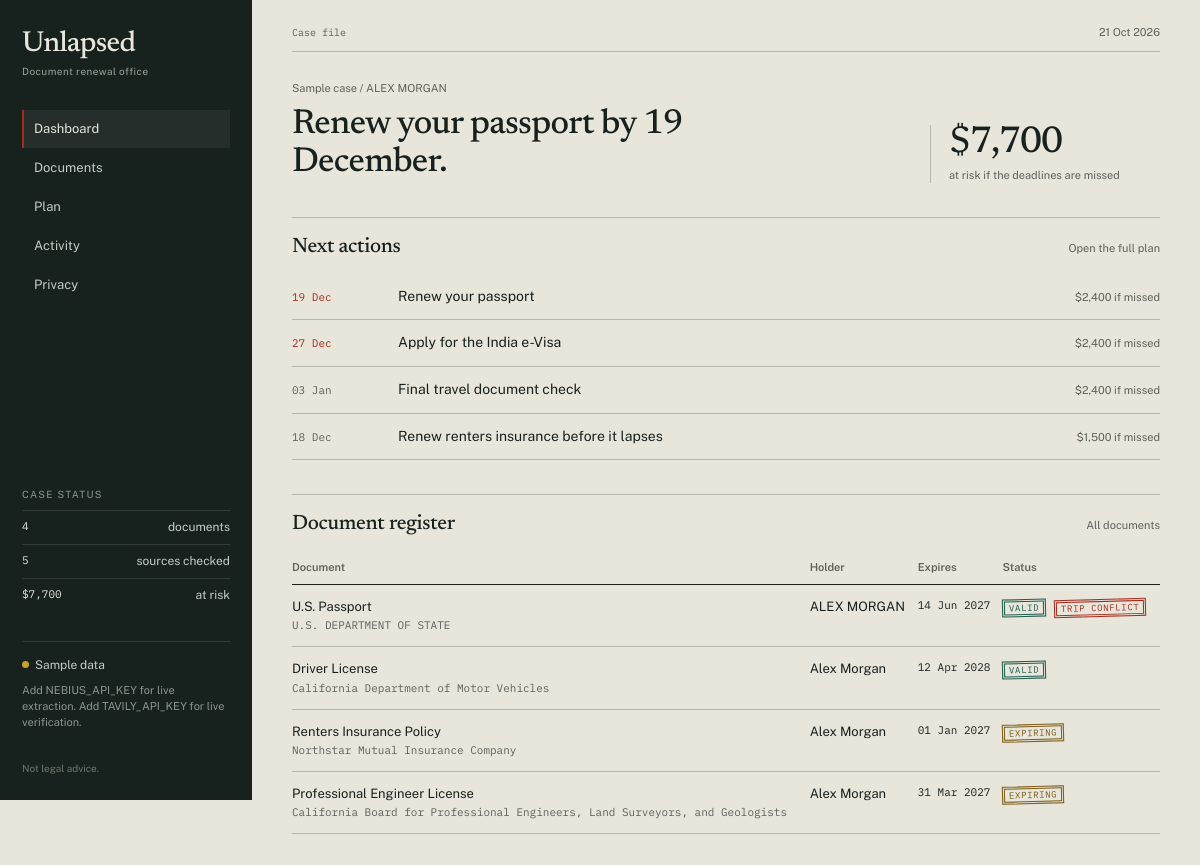
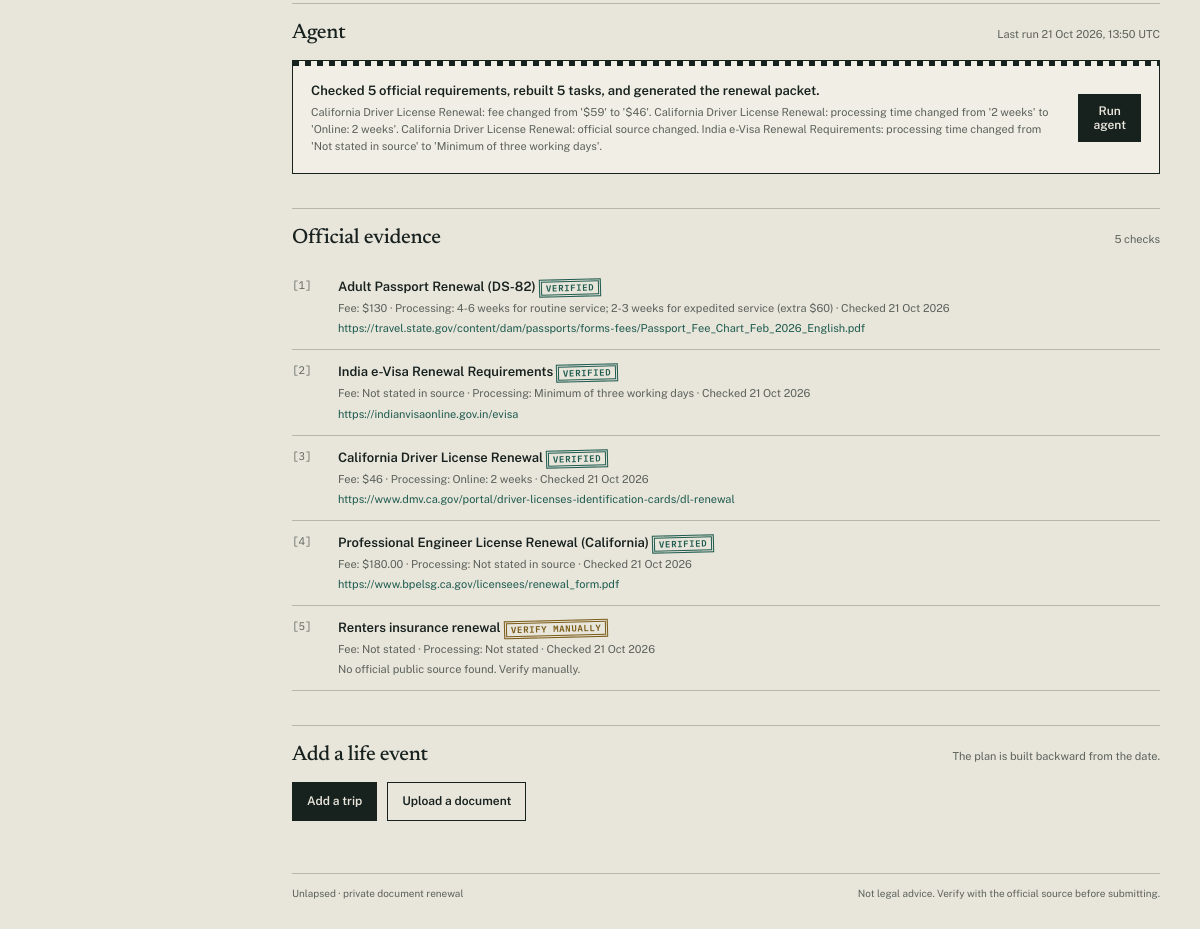
The page / on the database its author committed (2 pictures, top to bottom).
### app/models.py (models this page shows, shortened)
class Plan(SQLModel, table=True):
    __tablename__ = "plans"
    id: int | None = Field(default=None, primary_key=True)
    user_id: str = Field(index=True)
    event_id: int | None = Field(default=None, foreign_key="events.id")
    title: str
    summary: str = ""
    status: str = "active"
    risk_total_cents: int = 0
    created_at: datetime = Field(default_factory=utcnow)
    updated_at: datetime = Field(default_factory=utcnow)

class Document(SQLModel, table=True):
    __tablename__ = "documents"
    id: int | None = Field(default=None, primary_key=True)
    user_id: str = Field(index=True)
    doc_type: str = Field(index=True)
    title: str
    issuer: str = ""
    holder_name: str = ""
    document_number_last4: str = ""
    issue_date: date | None = None
    expiry_date: date | None = None
    renewal_window_days: int = 180
    constraints_json: str = "{}"
    source_filename: str = ""
    extraction_confidence: float = 0.0
    extraction_mode: str = "live"
    status: str = "valid"
    created_at: datetime = Field(default_factory=utcnow)
    updated_at: datetime = Field(default_factory=utcnow)

class PlanTask(SQLModel, table=True):
    __tablename__ = "plan_tasks"
    id: int | None = Field(default=None, primary_key=True)
    plan_id: int = Field(index=True, foreign_key="plans.id")
    document_id: int | None = Field(default=None, foreign_key="documents.id")
    title: str
    description: str = ""
    phase: str = ""
    start_date: date | None = None
    due_date: date | None = None
    depends_on_json: str = "[]"
    blocking: bool = True
    cost_of_missing_cents: int = 0
    priority: str = "medium"
    status: str = "todo"
    evidence_url: str = ""
    sort_order: int = 0

class AgentRun(SQLModel, table=True):
    __tablename__ = "agent_runs"
    id: int | None = Field(default=None, primary_key=True)
    user_id: str = Field(index=True)
    run_type: str = "manual"
    status: str = "running"
    started_at: datetime = Field(default_factory=utcnow)
    finished_at: datetime | None = None
    summary: str = ""
    changes_json: str = "[]"
    model: str = ""
    trace_url: str = ""

class Requirement(SQLModel, table=True):
    __tablename__ = "requirements"
    id: int | None = Field(default=None, primary_key=True)
    doc_type: str = Field(index=True)
    jurisdiction: str = "US"
    title: str
    fee: str = ""
    processing_time: str = ""
    required_documents_json: str = "[]"
    steps_json: str = "[]"
    official_url: str = ""
    source_title: str = ""
    source_excerpt: str = ""
    checked_at: datetime = Field(default_factory=utcnow)
    confidence: float = 0.0
    status: str = "verified"
    provider: str = "tavily"

### app/main.py (the view)
@app.get("/")
def dashboard(request: Request, session: Session = Depends(get_session)):
    user_id = get_settings().demo_user_email
    tasks = []
    if plan := get_active_plan(session, user_id):
        tasks = session.exec(
            select(PlanTask)
            .where(PlanTask.plan_id == plan.id)
            .order_by(PlanTask.due_date, PlanTask.sort_order)
        ).all()
    next_tasks = sorted(
        [task for task in tasks if task.status != "done"],
        key=lambda task: (not task.blocking, task.due_date or date.max, task.sort_order),
    )[:4]
    conflict_doc_ids = {
        task.document_id
        for task in tasks
        if task.document_id is not None and task.blocking
    }
    headline = "Add a trip to see what needs renewing first."
    if plan:
        critical = next(
            (task for task in next_tasks if task.priority == "critical" and task.due_date),
            None,
        )
        if critical:
            headline = f"{critical.title} by {critical.due_date.strftime('%d %B')}."
        else:
            headline = plan.summary.split(".")[0] + "."
    return templates.TemplateResponse(
        request=request,
        name="dashboard.html",
        context=_context(
            request,
            session,
            tasks=tasks,
            next_tasks=next_tasks,
            headline=headline,
            conflict_doc_ids=conflict_doc_ids,
        ),
    )

### app/templates/dashboard.html (shortened to what this page needs)
{% extends "base.html" %}
{% block content %}
<section class="docket">
  <div>
    <div class="docket-kicker">Sample case / {{ holder_name }}</div>
    <div class="docket-statement">{{ headline }}</div>
  </div>
  <div class="docket-side">
    <div class="risk-number">{% if plan %}{{ plan.risk_total_cents|usd }}{% else %}$0{% endif %}</div>
    <div class="risk-label">at risk if the deadlines are missed</div>
  </div>
</section>
<section class="section">
  <div class="section-head">
    <h2 class="section-title">Next actions</h2>
    {% if plan %}<a class="section-note" href="/plans/{{ plan.id }}">Open the full plan</a>{% endif %}
  </div>
  <div class="actions">
    {% for task in next_tasks %}
    <a class="action {% if task.priority == 'critical' %}critical{% endif %}" href="/plans/{{ plan.id }}">
      <span class="action-date">{{ task.due_date|datefmt("%d %b") }}</span>
      <span class="action-title">{{ task.title }}</span>
      <span class="action-meta">{{ task.cost_of_missing_cents|usd }} if missed</span>
    </a>
    {% endfor %}
  </div>
</section>
<section class="section">
  <div class="section-head">
    <h2 class="section-title">Document register</h2>
    <a class="section-note" href="/documents">All documents</a>
  </div>
  {% if documents %}
  <table class="ledger">
    <thead>
      <tr>
        <th>Document</th>
        <th>Holder</th>
        <th>Expires</th>
        <th>Status</th>
      </tr>
    </thead>
    <tbody>
      {% for doc in documents %}
      <tr>
        <td>
          <a href="/documents/{{ doc.id }}">{{ doc.title }}</a>
          <div class="mono muted">{{ doc.issuer }}</div>
        </td>
        <td>{{ doc.holder_name }}</td>
        <td class="mono">{{ doc.expiry_date|datefmt }}</td>
        <td>
          <span class="stamp {{ doc.status_label|status_class }}">{{ doc.status_label }}</span>
          {% if doc.id in conflict_doc_ids %}
          <span class="stamp status-alert">trip conflict</span>
          {% endif %}
        </td>
      </tr>
      {% endfor %}
    </tbody>
  </table>
  {% else %}
  <div class="empty">No documents yet. <a href="/documents">Upload a text PDF</a>.</div>
  {% endif %}
</section>
<section class="section">
  <div class="section-head">
    <h2 class="section-title">Agent</h2>
    <span class="section-note">{% if last_run %}Last run {{ last_run.started_at|datetimefmt }}{% endif %}</span>
  </div>
  <div class="packet">
    <div>
      <div class="evidence-title">
        {% if last_run %}{{ last_run.summary }}{% else %}No agent run yet.{% endif %}
      </div>
      <div class="evidence-meta">
        {% if last_run and last_run.changes %}
          {{ last_run.changes|join(' ') }}
        {% else %}
          No requirement changes detected on the last run.
        {% endif %}
      </div>
    </div>
    <div class="btn-row">
      {% if not settings.demo_read_only and plan %}
      <form method="post" action="/plans/{{ plan.id }}/run">
        <button class="btn" type="submit">Run agent</button>
      </form>
      {% elif settings.demo_read_only %}
      <span class="muted">Read-only public demo.</span>
      {% endif %}
    </div>
  </div>
</section>
<section class="section">
  <div class="section-head">
    <h2 class="section-title">Official evidence</h2>
    <span class="section-note">{{ requirements|length }} checks</span>
  </div>
  <div class="evidence">
    {% for doc_type, req in requirements.items() %}
    <div class="evidence-item">
      <div>
        <div class="evidence-title">
          {{ req.title }}
          <span class="stamp {{ req.status|status_class }}">{{ req.status|status_text }}</span>
        </div>
        <div class="evidence-meta">
          Fee: {{ req.fee or 'Not stated' }} · Processing: {{ req.processing_time or 'Not stated' }} · Checked {{ req.checked_at|datefmt }}
        </div>
        {% if req.official_url %}
        <div class="evidence-meta"><a href="{{ req.official_url }}" target="_blank" rel="noreferrer">{{ req.official_url }}</a></div>
        {% else %}
        <div class="evidence-meta">No official public source found. Verify manually.</div>
        {% endif %}
      </div>
    </div>
    {% endfor %}
  </div>
</section>
<section class="section">
  <div class="section-head">
    <h2 class="section-title">Add a life event</h2>
    <span class="section-note">The plan is built backward from the date.</span>
  </div>
  {% if settings.demo_read_only %}
  <div class="empty">The public demo is read-only. Run the project locally to add your own event or document.</div>
  {% else %}
  <div class="btn-row">
    <a class="btn" href="/events/new">Add a trip</a>
    <a class="btn btn-secondary" href="/documents">Upload a document</a>
  </div>
  {% endif %}
</section>
{% endblock %}

### app/templates/base.html (shortened to what this page needs)
<!doctype html>
<html lang="en">
<head>
  <link rel="stylesheet" href="/static/styles.css">
</head>
<body>
  <div class="app">
    <aside class="rail">
      <a class="wordmark" href="/">
        <span class="wordmark-main">Unlapsed</span>
        <span class="wordmark-sub">Document renewal office</span>
      </a>
      <nav class="rail-nav" aria-label="Main">
        <a class="tab {% if path == '/' %}active{% endif %}" href="/">Dashboard</a>
        <a class="tab {% if path.startswith('/documents') %}active{% endif %}" href="/documents">Documents</a>
        {% if plan %}
          <a class="tab {% if path.startswith('/plans') %}active{% endif %}" href="/plans/{{ plan.id }}">Plan</a>
        {% else %}
          <a class="tab {% if path.startswith('/events') %}active{% endif %}" href="/events/new">Plan</a>
        {% endif %}
        <a class="tab {% if path.startswith('/activity') %}active{% endif %}" href="/activity">Activity</a>
        <a class="tab {% if path.startswith('/privacy') %}active{% endif %}" href="/privacy">Privacy</a>
      </nav>
      <div class="rail-status">
        <div class="rail-label">Case status</div>
        <div class="rail-stat"><span>{{ documents|length }}</span> documents</div>
        <div class="rail-stat"><span>{{ requirements|length }}</span> sources checked</div>
        <div class="rail-stat"><span>{% if plan %}{{ plan.risk_total_cents|usd }}{% else %}$0{% endif %}</span> at risk</div>
      </div>
      <div class="rail-mode">
        {% if settings.demo_read_only %}
          <span class="dot live"></span>Pre-verified sample
        {% elif live_nebius and live_tavily %}
          <span class="dot live"></span>Live sources
        {% else %}
          <span class="dot sample"></span>Sample data
        {% endif %}
        <div class="rail-mode-note">
          {% if settings.demo_read_only %}
            The public demo is read-only. Evidence was verified with the live APIs.
          {% else %}
            {% if not live_nebius %}Add NEBIUS_API_KEY for live extraction.{% endif %}
            {% if not live_tavily %}Add TAVILY_API_KEY for live verification.{% endif %}
          {% endif %}
        </div>
      </div>
      <div class="rail-footer">Not legal advice.</div>
    </aside>
    <main class="main">
      <header class="topline">
        <span class="case-no">Case file</span>
        <span>{{ now|datefmt("%d %b %Y") }}</span>
      </header>
      {% block content %}{% endblock %}
      <footer class="main-footer">
        <span>Unlapsed · private document renewal</span>
        <span>Not legal advice. Verify with the official source before submitting.</span>
      </footer>
    </main>
  </div>
</body>
</html>

### rows shown on the page
Plan: risk_total_cents "$7,700"
Document: holder_name "ALEX MORGAN", title "U.S. Passport", issuer "U.S. DEPARTMENT OF STATE", expiry_date "14 Jun 2027", status_label "VALID", shows "TRIP CONFLICT"
PlanTask: due_date "19 Dec", title "Renew your passport", cost_of_missing_cents "$2,400"
PlanTask: due_date "27 Dec", title "Apply for the India e-Visa", cost_of_missing_cents "$2,400"
PlanTask: due_date "03 Jan", title "Final travel document check", cost_of_missing_cents "$2,400"
PlanTask: due_date "18 Dec", title "Renew renters insurance before it lapses", cost_of_missing_cents "$1,500"
Document: title "Driver License", issuer "California Department of Motor Vehicles", holder_name "Alex Morgan", expiry_date "12 Apr 2028", status_label "VALID"
Document: title "Renters Insurance Policy", issuer "Northstar Mutual Insurance Company", holder_name "Alex Morgan", expiry_date "01 Jan 2027", status_label "EXPIRING"
Document: title "Professional Engineer License", issuer "California Board for Professional Engineers, Land Surveyors, and Geologists", holder_name "Alex Morgan", expiry_date "31 Mar 2027", status_label "EXPIRING"
AgentRun: started_at "21 Oct 2026, 13:50 UTC", summary "Checked 5 official requirements, rebuilt 5 tasks, and generated the renewal packet.", changes "California Driver License Renewal: fee changed from '$59' to '$46'. California Driver License Renewal: processing time changed from '2 weeks' to 'Online: 2 weeks'. California Driver License Renewal: official source changed. India e-Visa Renewal Requirements: processing time changed from 'Not stated in source' to 'Minimum of three working days'."
Requirement: title "Adult Passport Renewal (DS-82)", status|status_text "VERIFIED", fee "$130", processing_time "4-6 weeks for routine service; 2-3 weeks for expedited service (extra $60)", checked_at "21 Oct 2026", official_url "https://travel.state.gov/content/dam/passports/forms-fees/Passport_Fee_Chart_Feb_2026_English.pdf"
Requirement: title "India e-Visa Renewal Requirements", status|status_text "VERIFIED", fee "Not stated in source", processing_time "Minimum of three working days", checked_at "21 Oct 2026", official_url "https://indianvisaonline.gov.in/evisa"
Requirement: title "California Driver License Renewal", status|status_text "VERIFIED", fee "$46", processing_time "Online: 2 weeks", checked_at "21 Oct 2026", official_url "https://www.dmv.ca.gov/portal/driver-licenses-identification-cards/dl-renewal"
Requirement: title "Professional Engineer License Renewal (California)", status|status_text "VERIFIED", fee "$180.00", processing_time "Not stated in source", checked_at "21 Oct 2026", official_url "https://www.bpelsg.ca.gov/licensees/renewal_form.pdf"
Requirement: title "Renters insurance renewal", status|status_text "VERIFY MANUALLY", fee "Not stated", processing_time "Not stated", checked_at "21 Oct 2026", shows "No official public source found. Verify manually."

### other values the page prints
{{ documents|length }} "4"
{{ requirements|length }} "5"
{{ now|datefmt("%d %b %Y") }} "21 Oct 2026"
{{ headline }} "Renew your passport by 19 December."
